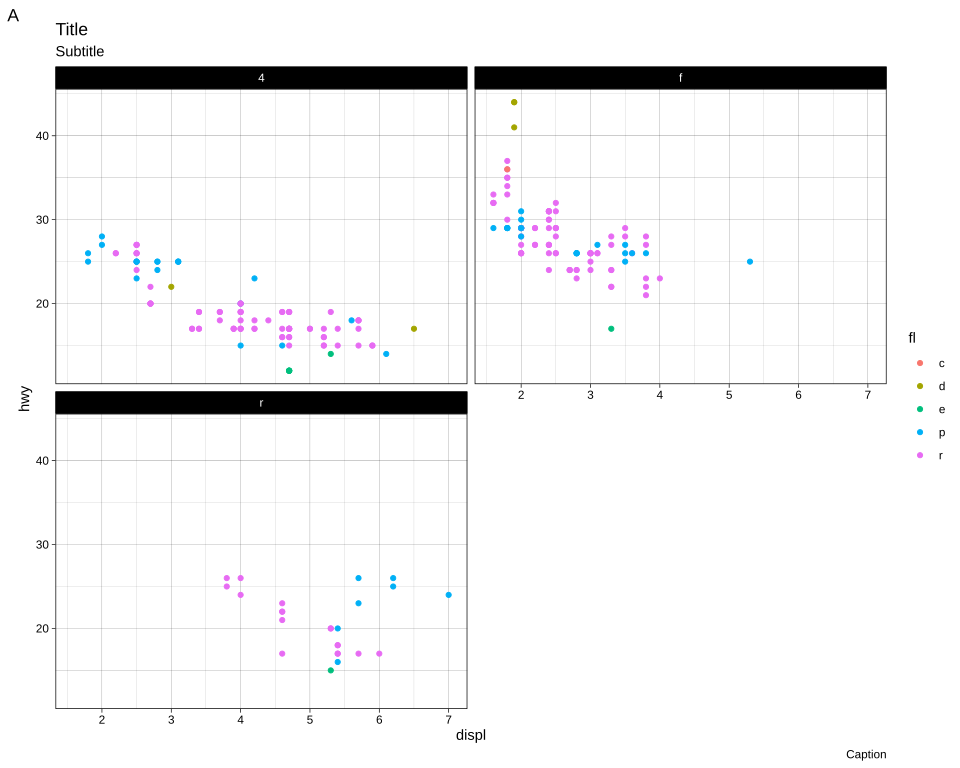

This chart was generated by the following R code:
# The plot test/golden/theme_linedraw.svg draws, drawn by ggplot2 itself, as ggplot2's own visual
# tests draw their snapshots: the independent check on that golden whenever it changes. The suite
# never runs this; it needs R, ggplot2 and vdiffr, saved as the Docker image
# giggly-r:ggplot2-4.0.3. From the repository's root:
#
#   docker run --rm -v "$PWD/test/golden":/golden:ro giggly-r:ggplot2-4.0.3 \
#     Rscript /golden/theme_linedraw.R > theme_linedraw.ggplot2.svg
#
# and compare the two drawings element by element, as test/golden/point.R describes.
#
# mpg's highway mileage against engine size, coloured by fuel, a panel for each drive, in
# theme_linedraw(): each panel white and bordered black, its grid lines black and a tenth of a line
# wide, the minor ones a twentieth, the ticks black and half a line wide, the tick labels black, and
# each strip black with white labels.
#
# First checked with ggplot2 4.0.3 and vdiffr 1.0.9: every element and clip path matches, in
# ggplot2's order.

library(ggplot2)

plot <- ggplot(mpg, aes(displ, hwy, colour = fl)) +
  geom_point() +
  facet_wrap(~drv, ncol = 2) +
  labs(title = "Title", subtitle = "Subtitle", caption = "Caption", tag = "A") +
  theme_linedraw()

file <- tempfile(fileext = ".svg")
vdiffr::write_svg(plot, file)
cat(readLines(file), sep = "\n")
